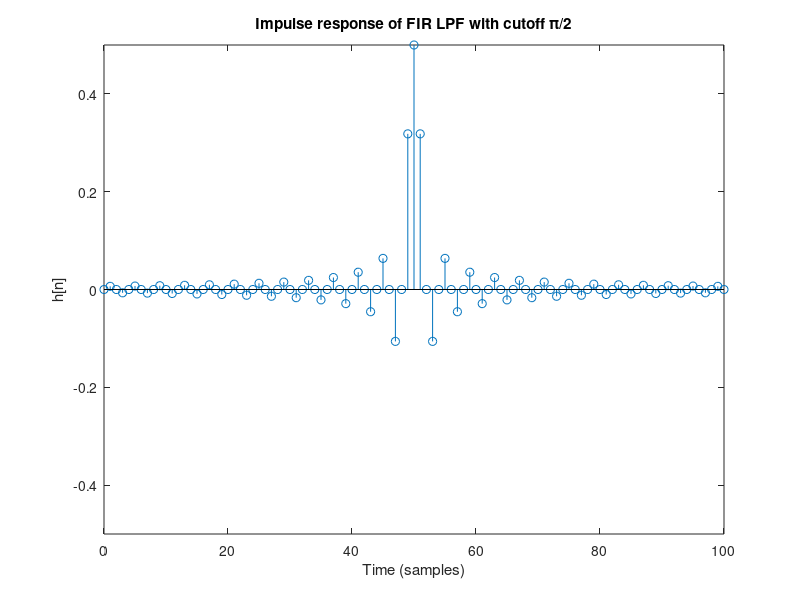
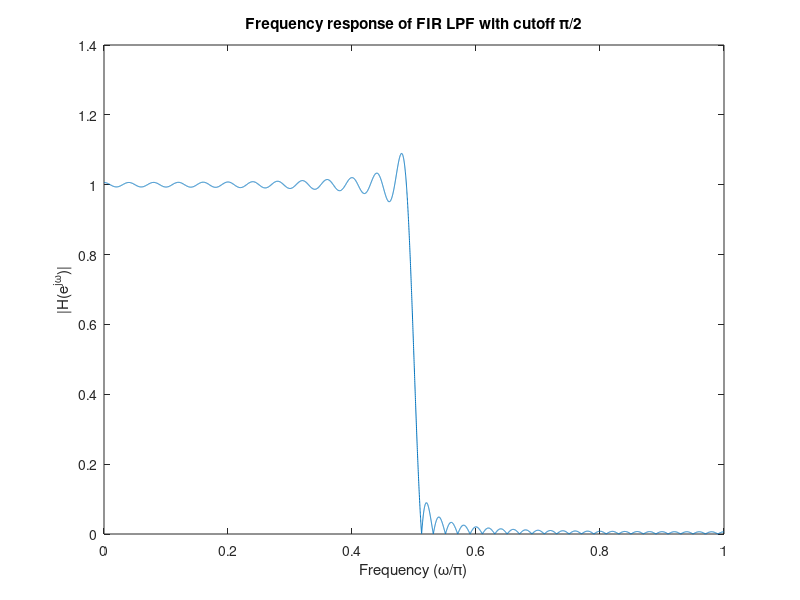
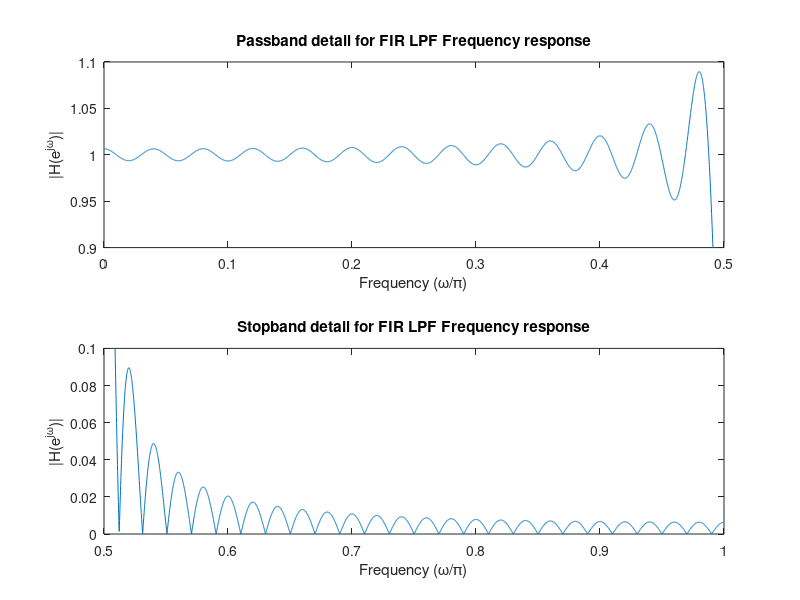

These figures' MATLAB source, in order:
% ECE 320
% Class 12 Demo Matlab file
% John Buck

% This file makes an FIR LPF by truncating the sinc function and
% shifting it to make it causal. 

M = 100;
L = M/2
nh = 0:M;
h = 0.5*sinc(0.5*(nh-L));

figure(1)
stem(nh,h)
xlabel('Time (samples)')
ylabel('h[n]')
axis([0 M -0.5 0.5]);
title('Impulse response of FIR LPF with cutoff \pi/2')

% Now find the frequency response
[H,omega] = freqz(h,1,8192);

figure(2)
plot(omega/pi,abs(H))
xlabel('Frequency (\omega/\pi)')
ylabel('|H(e^{j\omega})|')
title('Frequency response of FIR LPF with cutoff \pi/2')

% Now make detailed plots zooming in on passband and stopband
figure(3)
subplot(211)
plot(omega/pi,abs(H))
% need to change the next line if you have a different passband 
axis([0 0.5 0.9 1.1])  
xlabel('Frequency (\omega/\pi)')
ylabel('|H(e^{j\omega})|')
title('Passband detail for FIR LPF Frequency response')
subplot(212)
plot(omega/pi,abs(H))
% need to change the next line if you have a different stopband
axis([0.5 1 0 0.1])  
xlabel('Frequency (\omega/\pi)')
ylabel('|H(e^{j\omega})|')
title('Stopband detail for FIR LPF Frequency response')
